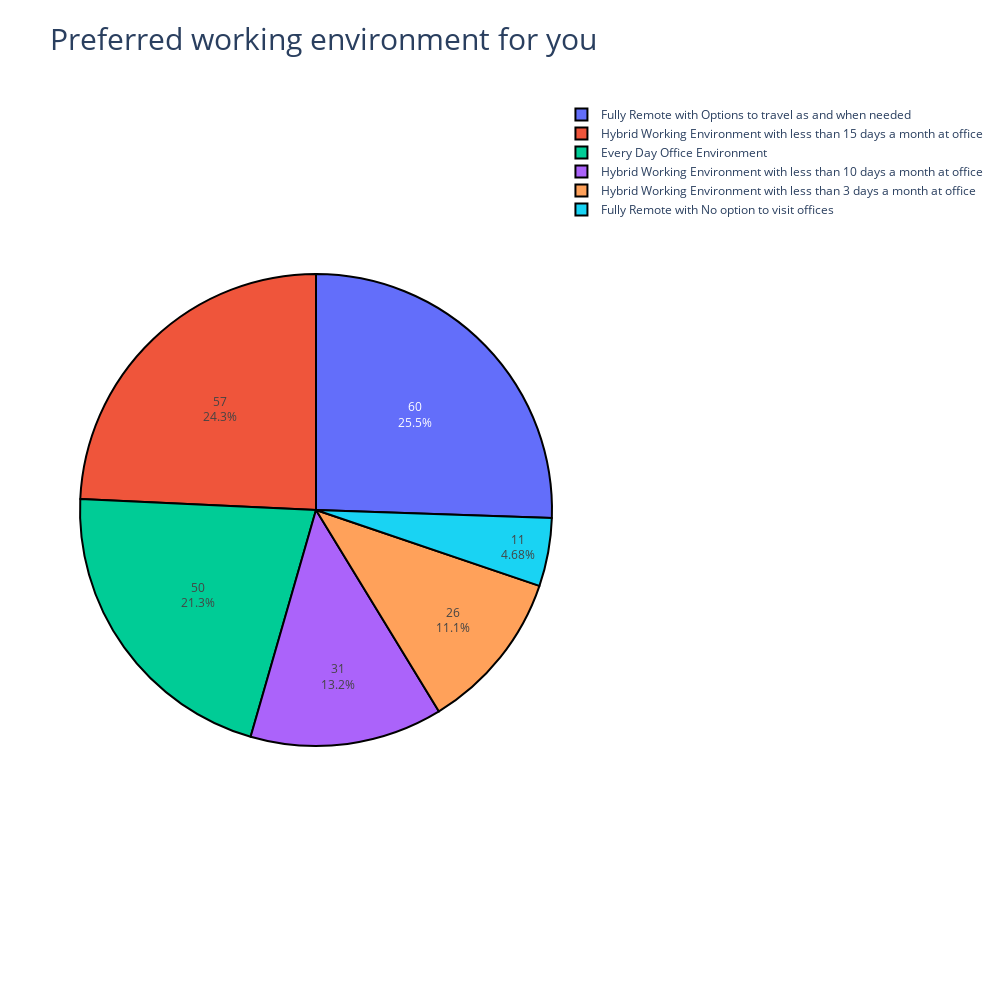

Notebook source saved alongside this figure:
### Markdown cell above
## Preferred working environment for you

### Code cell
workenv = df['What is the most preferred working environment for you.'].value_counts()
labels5 = workenv.index
values5 = workenv.values
fig5 = go.Figure(data=[go.Pie(labels=labels5, values=values5
                                )])
fig5.update_layout(title_text = "Preferred working environment for you", titlefont_size = 30,
       autosize=False,
    width=1000,
    height=1000
)
fig5.update_traces(hoverinfo='label+percent+value', textinfo = 'value+percent',
                  marker=dict( line=dict(color='black', width=2
                                        )))
fig5.show()

### Figure 1 — Plotly figure (JSON) as saved in the notebook; plotly's stock layout.template omitted (floating-point values rounded to 4 significant figures)
{"data": [{"hoverinfo": "label+percent+value", "labels": ["Fully Remote with Options to travel as and when needed", "Hybrid Working Environment with less than 15 days a month at office", "Every Day Office Environment", "Hybrid Working Environment with less than 10 days a month at office", "Hybrid Working Environment with less than 3 days a month at office", "Fully Remote with No option to visit offices"], "marker": {"line": {"color": "black", "width": 2}}, "textinfo": "value+percent", "type": "pie", "values": [60, 57, 50, 31, 26, 11]}], "layout": {"autosize": false, "height": 1000, "title": {"font": {"size": 30}, "text": "Preferred working environment for you"}, "width": 1000}}
